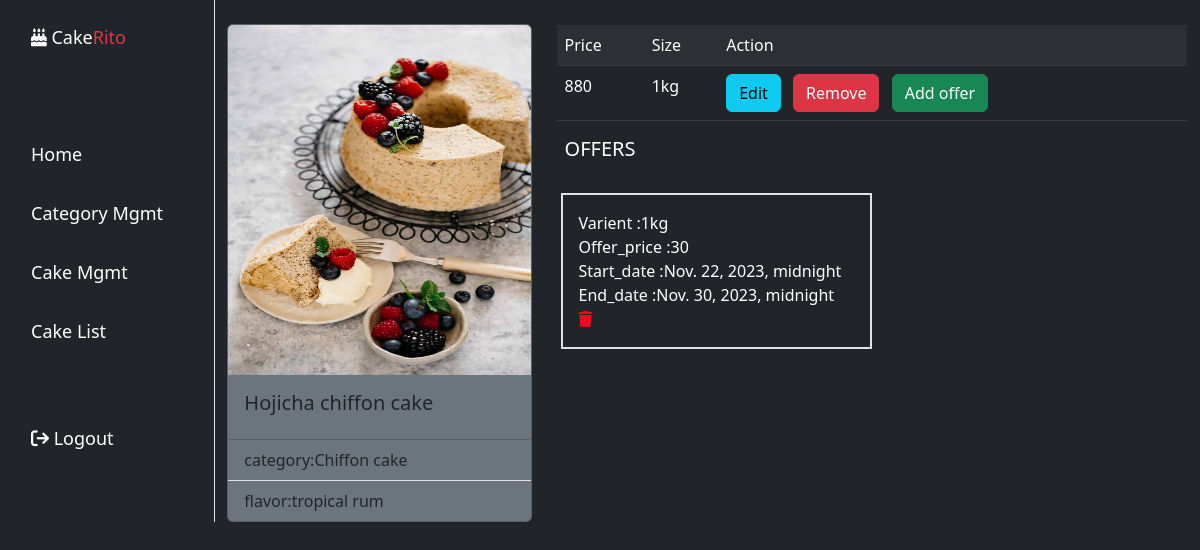
Screenshot of /cake/9/ (signed in) with the database file from the repository.
### delight/models.py (models this page shows, shortened)
class cakes(models.Model):
    name=models.CharField(max_length=200)
    category=models.ForeignKey(Category,null=True,on_delete=models.SET_NULL)
    options=(
        ("chocolate","chocolate"),
        ("vanilla","vanilla"),
        ("pistachio","pistachio"),
        ("tropical rum","tropical rum"),
        ("pineapple","pineapple"),
        ("red velvet","red velvet") ,
        ("strawberry","strawberry"),
    )
    flavor=models.CharField(max_length=200,choices=options,default="chocolate")
    image=models.ImageField(upload_to="images")

class Category(models.Model):
    name=models.CharField(max_length=200,unique=True)
    is_active=models.BooleanField(default=True)
    def __str__(self):
        return self.name

class cakevarients(models.Model):
    cake=models.ForeignKey(cakes,on_delete=models.CASCADE)
    price=models.PositiveIntegerField()
    options=(
        ("1kg","1kg"),
        ("2kg","2kg"),
        ("2.5kg","2.5kg"),
        ("3kg","3kg"),
        ("4kg","4kg"),
        ("5kg","5kg"),
        ("7kg","7kg")
    )
    size=models.CharField(max_length=200,choices=options,default="1kg")

class offers(models.Model):
    cakevarient=models.ForeignKey(cakevarients,on_delete=models.CASCADE)
    price=models.PositiveIntegerField()
    start_date=models.DateTimeField()
    due_date=models.DateTimeField()

### delight/views.py (the view)
# urls.py: path("cake/<int:pk>/",CakeDetailView.as_view(),name="cake-detail"),
@method_decorator(decs,name="dispatch")
class CakeDetailView(DetailView):
    template_name="delight/cake_detail.html"
    model=cakes
    context_object_name="cake"

### delight/views.py (called while the page is built)
def signin_required(fn):
    def wrapper(request,*args,**kwargs):
        if not request.user.is_authenticated:
            messages.error(request,"invalid session !")
            return redirect("signin")
        else:
            return fn(request,*args,**kwargs)
    return wrapper

def is_admin(fn):
    def wrapper(request,*args,**kwargs):
        if not request.user.is_superuser:
            messages.error(request,"permission denied for current user !")
            return redirect("signin")
        else:
             return fn(request,*args,**kwargs)
    return wrapper

### delight/templates/delight/cake_detail.html (shortened to what this page needs)
{%extends "delight/base.html"%}
{%block body_block%}
<div class="container mt-4 ">
  <div class="row">
          <div class="col-4">
              <div class="card bg-secondary" style="width:100%">
                  <img src="{{cake.image.url}}" class="card-img-top" alt="..." height="350px" width="220px">
                  <div class="card-body">
                    <h5 class="card-title bg-secondary">{{cake.name}}</h5>
                  </div>
                  <ul class="list-group list-group-flush">
                    <li class="list-group-item bg-secondary">category:{{cake.category}}</li>
                    <li class="list-group-item bg-secondary">flavor:{{cake.flavor}}</li>
                  </ul>
                </div>
          </div>
          <div class="col-8 border border-dark">
             <table class="table table-striped table-dark">
              <tr>
                  <td>Price</td>
                  <td>Size</td>
                  <td>Action</td>
              </tr>
              {%for v in cake.cakevarients_set.all%}
                  <tr>
                      <td>{{v.price}}</td>
                      <td>{{v.size}}</td>
                  <td>
                    <a href="{%url 'varient-edit' v.id%}" class="btn btn-info me-2">Edit</a>
                    <a href="{%url 'varient-remove' v.id%}" class="btn btn-danger me-2">Remove</a>
                    <a href="{%url 'offer-add' v.id%}"  class="btn btn-success me-2">Add offer</a>
                  </td>
                </tr>
              {%endfor%}
             </table>
             <h5 class="mt-3 mb-3 ps-2">OFFERS</h5>
             <div class="row mb-4 p-3 ">
                 {%for c in cake.cakevarients_set.all%}
                     {%for o in c.offers_set.all%}
                         <div class="col-6 border border-2 border p-3 border-shadow">
                            <div>Varient :{{c.size}}</div>
                             <div>Offer_price :{{o.price}}</div>
                             <div>Start_date :{{o.start_date}}</div>
                             <div>End_date :{{o.due_date}}</div>
                             <div><a href="{%url 'offer-remove' o.id %}"><i class="fa-solid fa-trash" style="color: #ea0b21;"></i></a></div>
                         </div>
                         <div class="col-3"></div>
                         <div class="col-3"></div>
                     {%endfor%}
                 {%endfor%}
             </div>
          </div>
      </div>
    </div>
{%endblock%}

### rows the page displays
cakes: image (picture), name "Hojicha chiffon cake", category "Chiffon cake", flavor "tropical rum"
cakevarients: price "880", size "1kg"
offers: price "30", start_date "Nov. 22, 2023, midnight", due_date "Nov. 30, 2023, midnight"
